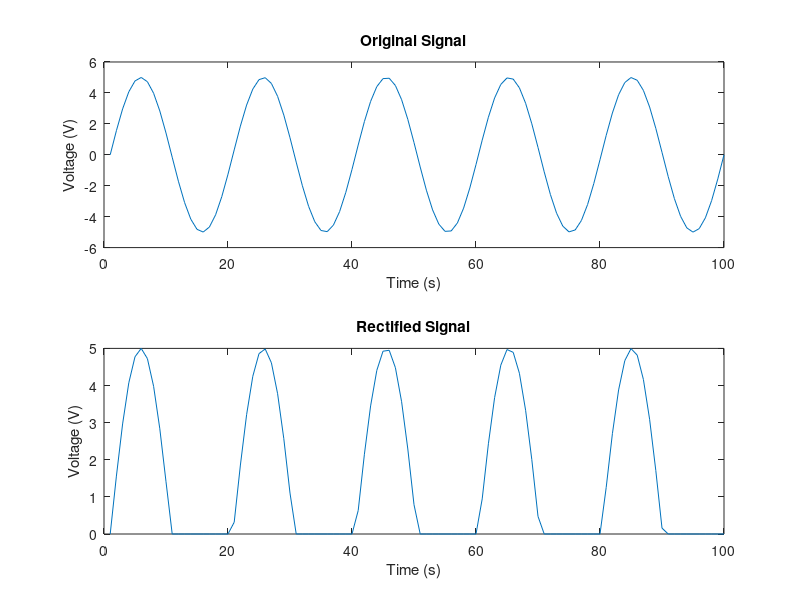

MATLAB code to generate this figure:
%Problem 3A
%The ideal diode will rectify the sinusoidal signal 

time = linspace(0,10,100);
original_signal = 5*sin(2*pi*50*time); 
subplot(211)
plot(original_signal);
title ('Original Signal');
xlabel ('Time (s)'); 
ylabel ('Voltage (V)'); 
for t = 1:100
    
    if 5*sin(2*pi*50*time(t)) <= 0
        original_signal(t) = 0; 
    else
        original_signal(t) = 5*sin(2*pi*50*time(t));  
    end 
    
end 

subplot(212);
plot(original_signal); 
title ('Rectified Signal');
xlabel ('Time (s)'); 
ylabel ('Voltage (V)'); 